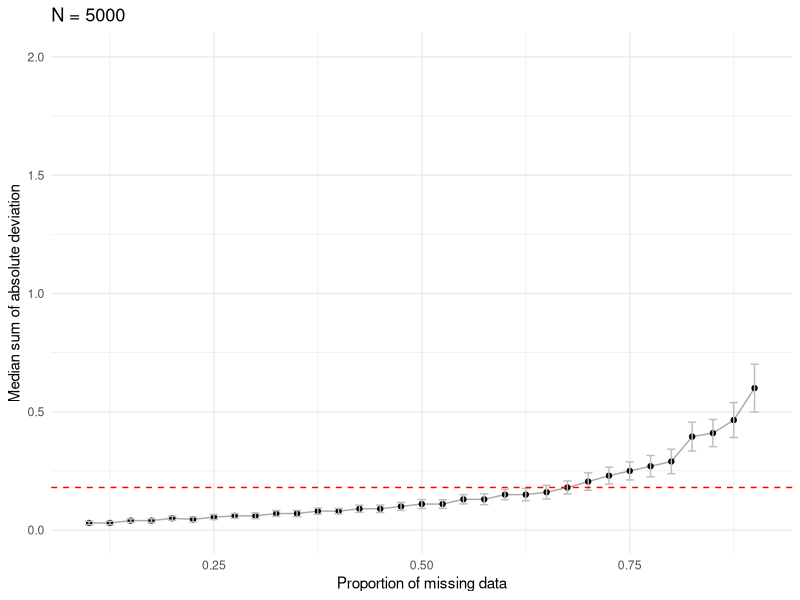
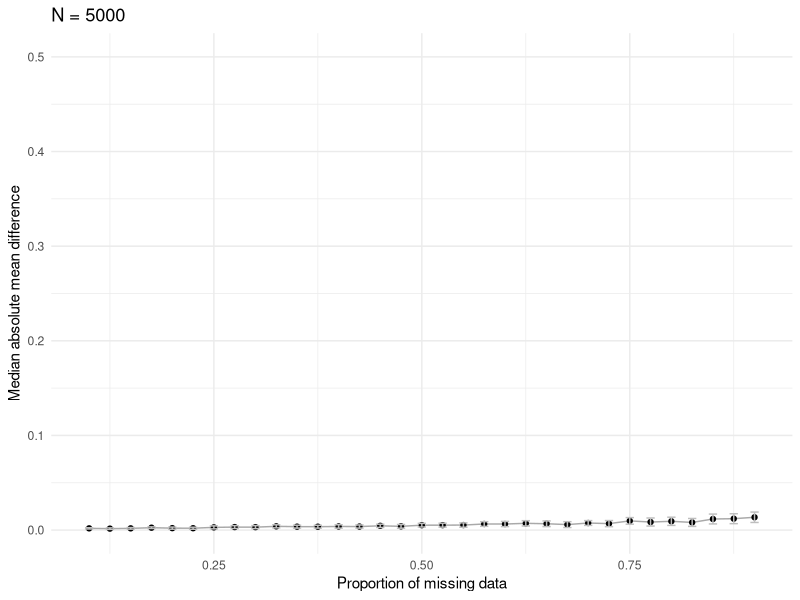
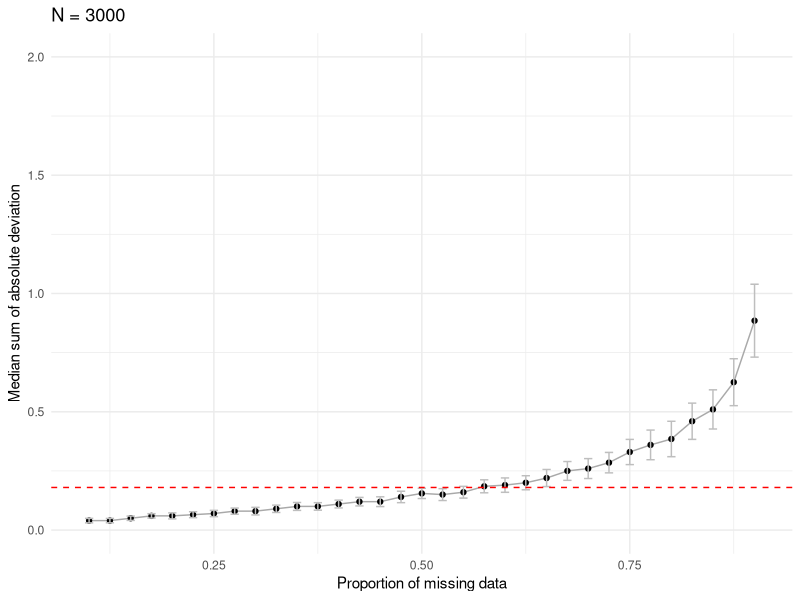
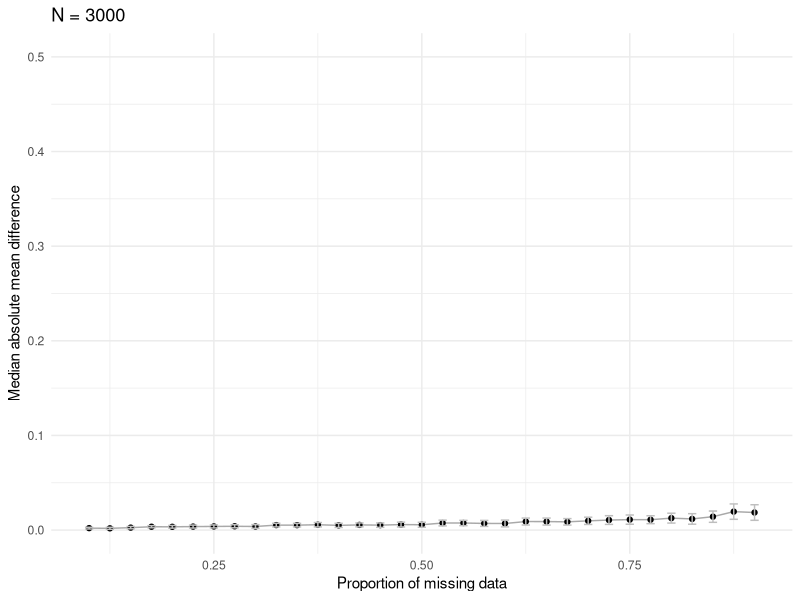

Generate these figures, in order, with R: (Note: a time limit stopped this script after it produced the figures.)
## ---- chunk 1
library(MASS)
library(tidyverse)
library(GGally)

set.seed(110)

knitr::opts_chunk$set(echo = TRUE)
## ---- chunk 2

#correlation matrix
cor_matrix <- rbind(c(1, .25, .35, .15),
                    c(.25, 1, .2, .25),
                    c(.35, .2, 1, .1),
                    c(.15, .25, .1, 1))

cor_matrix

#vector of means
mean_vector <- c(5, 3, 4, 5)

#sample sizes for the simulation
sample_size_options <- c(5000, 3000, 1000, 500, 200)


## ---- chunk 3

for (sample_size in sample_size_options) {

  #simulate the data
  df <- as.data.frame(mvrnorm(n = sample_size, 
                                  mu = mean_vector, 
                                  Sigma = cor_matrix))
  
  
  # Testing the effect of missingness
  
  sim_summary <- data.frame(n = NA,
                            missing = NA,
                            iteration = NA,
                            sum_abs_dev = NA,
                            abs_mean_dif = NA)
  
  missing_prob <- seq(0.1, .9, by = 0.025) #test NA percentage bet. .1 and .9
  
  for (missing in missing_prob) {
  
    for (iteration in 1:100) {
    
    #creating a matrix of NAs
    
      for (i in 5:8) {
          df[, i] <- sample(c("response", NA),
                        replace = TRUE,
                        size = sample_size,
                        prob = c(1 - missing, missing))
        }
    
    #apply NAs to the complete dataset
    df_w_na <- df %>% 
                  dplyr::mutate(V1_na = if_else(V5 == "response", V1, -100),
                                V2_na = if_else(V6 == "response", V2, -100),
                                V3_na = if_else(V7 == "response", V3, -100),
                                V4_na = if_else(V8 == "response", V4, -100)
                                  ) %>% 
                  dplyr::select(contains("_na"))
    
    ##outcome 1: correlation between items
      #correlation matrix for the df with NAs
      cor_matrix_w_na <- cor(df_w_na, use = "pairwise.complete.obs") %>% round(2)
      
      
      #the original correlation matrix
      orig_cor_matrix <- cor(df[, 1:4]) %>% round(2)
      
      #compare the original correlation matrix and the one with NAs
      dif_cor_matrix <- orig_cor_matrix - cor_matrix_w_na
      
      #sum of absolute deviation
      sum_abs_dev <- sum(abs(dif_cor_matrix)) / 2
    
    ##outcome 2: mean of four items  
      #the mean of four items (no NAs)
      complete_mean <- (mean(df[,1]) + mean(df[,2]) + mean(df[,3]) + mean(df[,4]))/4
      #the mean of four items (w/ NAs)
      df_w_na_mean <- (mean(df_w_na[,1], na.rm = T) + mean(df_w_na[,2], na.rm = T) + 
                         mean(df_w_na[,3], na.rm = T) + mean(df_w_na[,4], na.rm = T))/4
      #absolute mean difference bet. complete and sparse datasets
      abs_mean_dif <- abs(complete_mean - df_w_na_mean)
    
    #save the output of this iteration
    sim_summary <- rbind(sim_summary, c(sample_size, missing, iteration, sum_abs_dev, abs_mean_dif))
    
    #print the iteration step (this is important for long simulations)
    print(paste0("simulation step: n = ", sample_size, ", %NA = ", missing, ", iter. = ", iteration))
     
    }
  }

  #save the plots for the 2 outcomes based on the full simulation for the assigned sample size
  summary_plot_cor <- sim_summary[-1,] %>% 
                        dplyr::group_by(missing) %>% 
                        summarise(med_dev = median(sum_abs_dev),
                                  sd = sd(sum_abs_dev)) %>% 
                        ggplot(aes(x = missing, y = med_dev)) +
                              geom_line(color = "darkgray") +
                              geom_point() +
                              ylim(0, 2) +
                              labs(
                                   title = paste0("N = ", sample_size),
                                   x = "Proportion of missing data",
                                   y = "Median sum of absolute deviation") +
                        geom_errorbar(aes(ymin = med_dev - sd/2, ymax = med_dev + sd/2), width=.01,
                           color = "gray") +
                        geom_hline(yintercept = .18, linetype = "dashed", 
                              color = "red", size = .5) +
                        theme_minimal() 
  
  summary_plot_mean <- sim_summary[-1,] %>% 
                        dplyr::group_by(missing) %>% 
                        summarise(med_dev = median(abs_mean_dif),
                                  sd = sd(abs_mean_dif)) %>% 
                        ggplot(aes(x = missing, y = med_dev)) +
                              geom_line(color = "darkgray") +
                              geom_point() +
                              ylim(0, .5) +
                              labs(
                                   title = paste0("N = ", sample_size),
                                   x = "Proportion of missing data",
                                   y = "Median absolute mean difference") +
                        geom_errorbar(aes(ymin = med_dev - sd/2, ymax = med_dev + sd/2), width=.01,
                           color = "gray") +
                        #geom_hline(yintercept = .18, linetype = "dashed", 
                        #      color = "red", size = .5) +
                        theme_minimal() 
  
  print(summary_plot_cor)
  print(summary_plot_mean)
  
  #save the plots as objects to be used outside the loop
  cor_plot_name <- paste0("plot_cor_", sample_size)
  assign(cor_plot_name, summary_plot_cor)
  
  mean_plot_name <- paste0("plot_mean_", sample_size)
  assign(mean_plot_name, summary_plot_mean)

}

## ---- chunk 4

ggpubr::ggarrange(plot_cor_5000, plot_cor_3000, plot_cor_1000, plot_cor_500, plot_cor_200, 
          ncol = 1, nrow = 5)
## ---- chunk 5

ggpubr::ggarrange(plot_mean_5000, plot_mean_3000, plot_mean_1000, plot_mean_500, plot_mean_200, 
          ncol = 1, nrow = 5)
